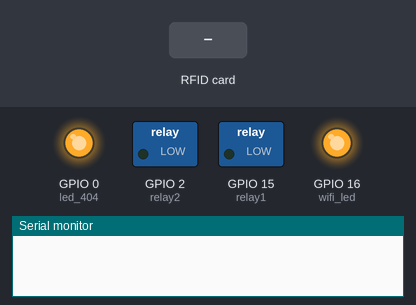
Simulated run of this sketch. Board: ESP8266 (NodeMCU). On the bench: switched loads named in the sketch (green lamp = pin HIGH), output pins drawn as LEDs (lit = HIGH), the last lines printed to the serial monitor. The test bench sets the inputs (shaded band). WiFi joins after 1.5 s; servers stay silent unless stated; uploads are accepted with an empty reply.

Above: at 1.2 s.
1.3 s: RFID card 5E 7A 19 C4 held to the reader
At 5.1 s:
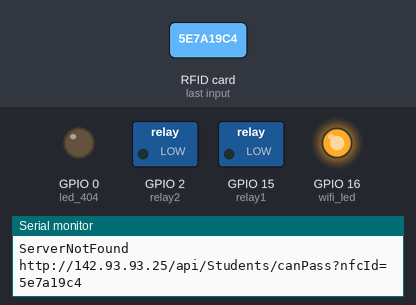
Timing chart, 0 to 7.5 s (numbered marks = the images above; inputs shaded):
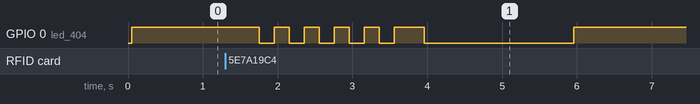

The sketch:

MarkV.ino
```cpp
#include <ESP8266WiFi.h>                  //Basic ESP8266 library
#include <ESP8266WiFiMulti.h>             //To connect to different networks
#include <ESP8266HTTPClient.h>            //For making HTTP requests
#include <ESP8266WebServer.h>             //To enable web service and upload scripts
#include <ESP8266mDNS.h>                  //To enable multicast DNS service
#include <ESP8266HTTPUpdateServer.h>      //To manage script updating via web
#include <SPI.h>                          //Required to communicate with NFC reader
#include <MFRC522.h>                      //To manage NFC reader

#define SS_PIN 4                            //D2 (NFC reader required)
#define RST_PIN 5                           //D1 (NFC reader required)
#define relay1 15                           //D8
#define relay2 2                            //D4
#define led_404 0                           //D3
#define wifi_led 16                         //D0 BUILTINLED
#define relay_timing 2000                   //Time to leave the relays closed


ESP8266WiFiMulti wifiMulti;                 //WiFi Multi object
MFRC522 mfrc522(SS_PIN, RST_PIN);           //MFRC522 object
HTTPClient http;                            //HTTPClient object
ESP8266WebServer httpServer(80);            //Opens web server on port 80
ESP8266HTTPUpdateServer httpUpdater;        //UpdateServer object

//MRFC522 Variables
String content;
byte letter;

//Network variables
String node_name = "node_" + String(ESP.getChipId());
String server_addresses[2] = {"http://192.168.100.106/check_user_id/", "http://142.93.93.25/api/Students/canPass?nfcId="};
String client_id = "";
String request = "";

void setup(void)
{
  //System initialization
  Serial.begin(115200);
  SPI.begin();
  mfrc522.PCD_Init();
  pinMode(led_404, OUTPUT);
  pinMode(relay1, OUTPUT);
  pinMode(relay2, OUTPUT);
  pinMode(wifi_led, OUTPUT);
  http.setTimeout(1000);

  //Turn off outputs
  digitalWrite(relay1, LOW);
  digitalWrite(relay2, LOW);
  digitalWrite(wifi_led, HIGH);
  digitalWrite(led_404, HIGH);
}


void connectWiFi(){
  WiFi.mode(WIFI_STA);                      //Defines ESP8266 as a client, not station
  wifiMulti.addAP("Totalplay-8195", "81956A81qN3nEKbx");
  //wifiMulti.addAP("PidemeLaContrasenia", "LadyChewbaca1001");
  while (wifiMulti.run() != WL_CONNECTED) {
    digitalWrite(wifi_led, LOW);
    delay(250);
    digitalWrite(wifi_led, HIGH);
    delay(250);
  }
  WiFi.hostname(node_name);
  //Serial.println("");
  //Serial.println(node_name);
  MDNS.begin(node_name);
  httpUpdater.setup(&httpServer);
  httpServer.begin();
  MDNS.addService("http", "tcp", 80);
  return;
}

void processRFID(){
  for(byte i = 0; i < mfrc522.uid.size; i++){
    content.concat(String(mfrc522.uid.uidByte[i] < 0x10 ? "0" : ""));
    content.concat(String(mfrc522.uid.uidByte[i], HEX));
  }
  //Testing IDs: 22f86c0e, 81007408, 199059D3 //62309331  //199059D3
  //content.toUpperCase();
  client_id = content;
  content = "";
  return;
}

void blink_led(bool access){
  if (access == true){
        digitalWrite(relay2, HIGH);
        //digitalWrite(relay1, HIGH);
        delay(relay_timing);
        digitalWrite(relay2, LOW);
        //digitalWrite(relay1, LOW);
      }
      else{
        digitalWrite(led_404, LOW);
        delay(2000);
        digitalWrite(led_404, HIGH);
      }
  return;
}

void webRequest(){
    for (int i=0; i<2; i++){
    request =  server_addresses[i] + client_id;
    Serial.println(request);
    http.begin(request);                    //Specify request destination
    int httpCode = http.GET();              //Send the request
    if (httpCode > 0) {                     //Check the returning code
      String payload = http.getString();    //Get the request response payload
      Serial.println(payload);
      if (payload == "true"){
        blink_led(true);  //Access granted
      }
      else{
        blink_led(false); //Access denied
      }
      break;
    }
    //second server address
    else{
      Serial.println("ServerNotFound");
      for(int i = 0; i<5; i++){
        digitalWrite(led_404, LOW);
        delay(200);
        digitalWrite(led_404, HIGH);
        delay(200);
        }
    }
  http.end();                               //Close connection
    }
  return;
}

void loop(){

  //Check WiFi connection
  if(WiFi.status() != WL_CONNECTED){
    connectWiFi();
  }

  httpServer.handleClient();
  MDNS.update();

  //RFID Card detection
  if(!mfrc522.PICC_IsNewCardPresent()){    //Look for cards
    return;
  }
  if(!mfrc522.PICC_ReadCardSerial()){       //Select one of the cards
    return;
  }

  processRFID();
  webRequest();
  }
```

Measured:
- after the input at 1.3 s, GPIO 0 (led_404): goes 4 × (LOW 0.20 s, HIGH 0.20 s), LOW 0.20 s, HIGH 0.40 s, LOW 2.0 s, then HIGH, starting after 0.46 s
